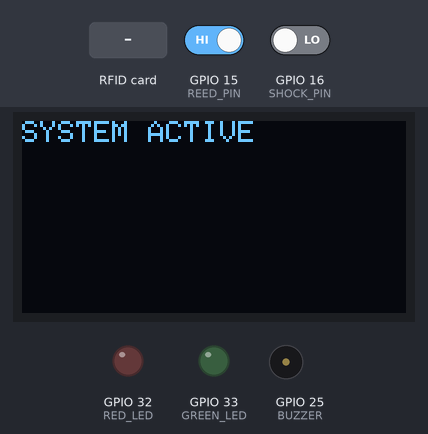
Recording of a sketch running on a simulated ESP32. On the bench: 128×64 one-colour display, output pins drawn as LEDs (lit = HIGH), buzzer (waves = sounding, pin HIGH). Wiring (inferred from the names in the program): IR receiver: data GPIO 13. The inputs (shaded band) are chosen by the test bench; at power-on: GPIO 15 (REED_PIN) HIGH, GPIO 16 (SHOCK_PIN) LOW. WiFi joins after 1.5 s; servers stay silent unless stated; no MQTT or app messages arrive unless stated; what the sketch prints to the serial monitor is not drawn.

Above: at 2.8 s.
2.9 s: GPIO 15 (REED_PIN) driven LOW
At 4.0 s:
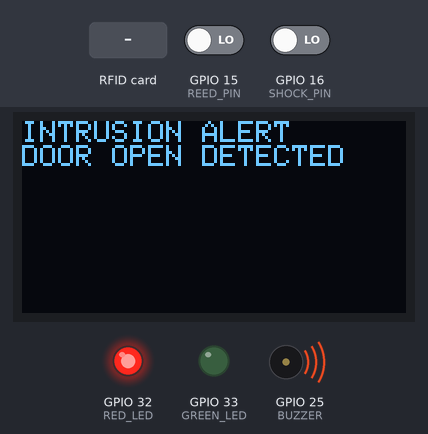
4.4 s: RFID card F3 32 FA 2C held to the reader
At 7.1 s:
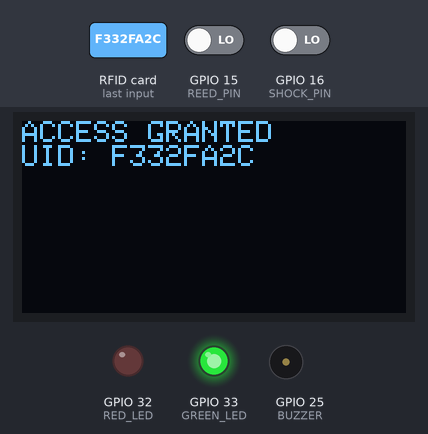
7.4 s: RFID card 14 C3 40 02 held to the reader
At 9.3 s:
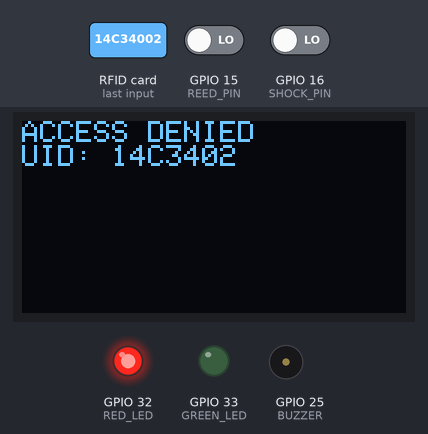
10.4 s: RFID card 5E 7A 19 C4 held to the reader
At 12.4 s:
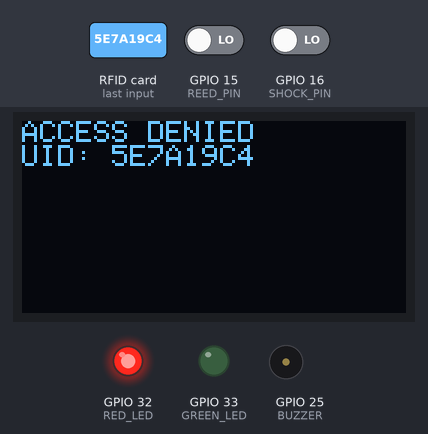
Timing chart, 0 to 16.6 s (numbered marks = the images above; inputs shaded):
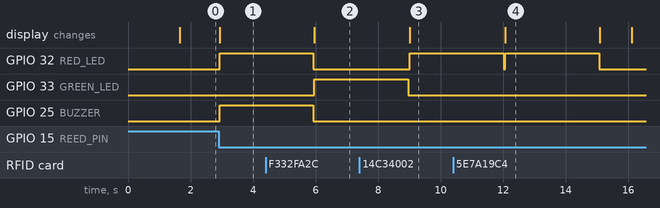

The sketch:

main.ino
```cpp
#include <WiFi.h>
#include <WiFiClient.h>
#include <PubSubClient.h>
#include <Wire.h>
#include <SPI.h>
#include <MFRC522.h>
#include <Adafruit_GFX.h>
#include <Adafruit_SSD1306.h>

/* ================= INPUT SENSORS ================= */
#define IR_PIN        13
#define REED_PIN      15
#define SHOCK_PIN     16

/* ================= OUTPUT DEVICES ================= */
#define GREEN_LED     33
#define RED_LED       32
#define BUZZER        25

/* ================= RFID ================= */
#define SS_PIN        5
#define RST_PIN       27

/* ================= OLED ================= */
#define SCREEN_WIDTH  128
#define SCREEN_HEIGHT 64
Adafruit_SSD1306 display(SCREEN_WIDTH, SCREEN_HEIGHT, &Wire, -1);

/* ================= WIFI ================= */
const char* ssid     = "1718";
const char* password = "123456789";

/* ================= THINGSBOARD MQTT ================= */
const char* mqtt_server = "mqtt .thingsboard.cloud";
const int   mqtt_port   = 1883;
const char* accessToken = "gH4H0Pa39Afejd6a35kI";

/* ================= MQTT CLIENT ================= */
WiFiClient espClient;
PubSubClient client(espClient);

/* ================= RFID ================= */
MFRC522 rfid(SS_PIN, RST_PIN);

/* ================= AUTHORIZED UID ================= */
String authorizedUID1 = "F332FA2C";
String authorizedUID2 = "14C34002";

/* ================= SYSTEM VARIABLES ================= */
bool systemSleep = false;
int countdown = 0;
unsigned long lastTick = 0;
String activeUID = "";

/* ================= SHOCK FLAG ================= */
volatile bool shockDetected = false;

/* ================= ISR ================= */
void IRAM_ATTR shockISR() {
  shockDetected = true;
}

/* ================= OLED ================= */
void showOLED(String l1, String l2 = "", String l3 = "") {
  display.clearDisplay();
  display.setCursor(0, 0);
  display.println(l1);
  if (l2 != "") display.println(l2);
  if (l3 != "") display.println(l3);
  display.display();
}

/* ================= MQTT PUBLISH ================= */
void mqttPublish(const char* msg) {
  if (client.connected()) {
    String payload = "{";
    payload += "\"event\":\"" + String(msg) + "\"";
    payload += "}";

    client.publish("v1/devices/me/telemetry", payload.c_str());
  }
  Serial.print("[MQTT] ");
  Serial.println(msg);
}

/* ================= ALARM ================= */
void triggerAlarm(String reason) {
  showOLED("INTRUSION ALERT", reason);
  mqttPublish(reason.c_str());

  digitalWrite(RED_LED, HIGH);
  digitalWrite(BUZZER, HIGH);
  delay(3000);
  digitalWrite(RED_LED, LOW);
  digitalWrite(BUZZER, LOW);
}

/* ================= WIFI CONNECT ================= */
void connectWiFi() {
  WiFi.begin(ssid, password);
  Serial.print("[WIFI] Connecting");

  unsigned long start = millis();
  while (WiFi.status() != WL_CONNECTED && millis() - start < 15000) {
    Serial.print(".");
    delay(500);
  }

  if (WiFi.status() == WL_CONNECTED)
    Serial.println("\n[WIFI] Connected");
  else
    Serial.println("\n[WIFI] Failed");
}

/* ================= MQTT CONNECT ================= */
void connectMQTT() {
  while (!client.connected()) {
    Serial.print("[MQTT] Connecting to ThingsBoard...");
    if (client.connect("ESP32_INTRUSION", accessToken, NULL)) {
      Serial.println("Connected");
      mqttPublish("SYSTEM CONNECTED");
    } else {
      Serial.print("Failed, rc=");
      Serial.println(client.state());
      delay(3000);
    }
  }
}

/* ================= SETUP ================= */
void setup() {
  Serial.begin(115200);

  pinMode(IR_PIN, INPUT);
  pinMode(REED_PIN, INPUT_PULLUP);
  pinMode(SHOCK_PIN, INPUT_PULLDOWN);

  pinMode(GREEN_LED, OUTPUT);
  pinMode(RED_LED, OUTPUT);
  pinMode(BUZZER, OUTPUT);

  attachInterrupt(digitalPinToInterrupt(SHOCK_PIN), shockISR, RISING);

  Wire.begin(21, 22);
  display.begin(SSD1306_SWITCHCAPVCC, 0x3C);
  display.setTextSize(1);
  display.setTextColor(SSD1306_WHITE);

  SPI.begin();
  rfid.PCD_Init();

  connectWiFi();
  client.setServer(mqtt_server, mqtt_port);
  connectMQTT();

  showOLED("SYSTEM ACTIVE");
  mqttPublish("SYSTEM ACTIVE");
}

/* ================= LOOP ================= */
void loop() {

  if (WiFi.status() == WL_CONNECTED) {
    if (!client.connected()) connectMQTT();
    client.loop();
  }

  /* ---- AUTH SLEEP TIMER ---- */
  if (systemSleep && countdown > 0 && millis() - lastTick >= 1000) {
    lastTick = millis();
    countdown--;
    showOLED("AUTHORISED", "UID: " + activeUID, "TIME: " + String(countdown));
  }

  if (systemSleep && countdown == 0) {
    systemSleep = false;
    activeUID = "";
    showOLED("SYSTEM ACTIVE");
    mqttPublish("SYSTEM ACTIVE");
  }

  /* ---- SENSOR CHECK ---- */
  if (!systemSleep) {
    if (digitalRead(IR_PIN) == LOW)
      triggerAlarm("IR INTRUDER DETECTED");

    if (digitalRead(REED_PIN) == LOW)
      triggerAlarm("DOOR OPEN DETECTED");

    if (shockDetected) {
      shockDetected = false;
      triggerAlarm("TAMPER / SHOCK DETECTED");
      delay(300);
    }
  }

  /* ---- RFID ---- */
  if (rfid.PICC_IsNewCardPresent() && rfid.PICC_ReadCardSerial()) {

    String uid = "";
    for (byte i = 0; i < rfid.uid.size; i++)
      uid += String(rfid.uid.uidByte[i], HEX);

    uid.toUpperCase();

    if (uid == authorizedUID1 || uid == authorizedUID2) {
      systemSleep = true;
      countdown = 20;
      lastTick = millis();
      activeUID = uid;

      showOLED("ACCESS GRANTED", "UID: " + uid);
      mqttPublish("AUTHORIZED ACCESS");

      digitalWrite(GREEN_LED, HIGH);
      delay(3000);
      digitalWrite(GREEN_LED, LOW);
    } else {
      showOLED("ACCESS DENIED", "UID: " + uid);
      mqttPublish("UNAUTHORIZED ACCESS");

      digitalWrite(RED_LED, HIGH);
      delay(3000);
      digitalWrite(RED_LED, LOW);
    }

    rfid.PICC_HaltA();
    rfid.PCD_StopCrypto1();
  }
}
```

Measured:
- after the input at 2.9 s, GPIO 32 (RED_LED), GPIO 25 (BUZZER): LOW → HIGH at once; the display: changes at once (image 1)
- after the input at 4.4 s, GPIO 32 (RED_LED), GPIO 25 (BUZZER): goes on until 5.9 s, then stays LOW; GPIO 33 (GREEN_LED): LOW → HIGH after 1.6 s; the display: changes after 1.6 s (image 2)
- after the input at 7.4 s, GPIO 32 (RED_LED): LOW → HIGH after 1.6 s; the display: changes after 1.6 s (image 3)
- after the input at 10.4 s, the display: changes after 1.7 s (image 4)
